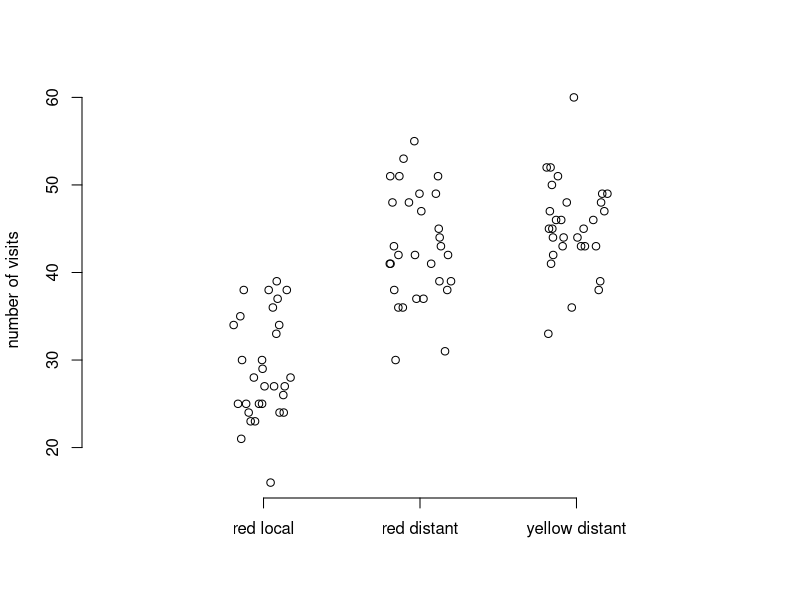

Recreate this plot in R.
## ---- chunk 1
#| label: load-packages
#| include: false
library(tidyverse)
palette <- c( "#FF5300", "#9ED80B", "#172869", "#43B629", "#8F92A1", "#1BB6AF")
library(emmeans)
library(car)
library(broom)
## ---- chunk 2

n.1 <- 30
n.2 <- 30
n.3 <- 30
mean.1 <- 29
mean.2 <- 42
mean.3 <- 46
sd.1 <- 6

set.seed(5)

#sample visits based on parameters above (the round function gives us integers)
group1 <- round(
  rnorm(n=n.1, mean=mean.1, sd=sd.1))
group2 <- round(
  rnorm(n=n.2, mean=mean.2, sd=sd.1))
group3 <- round(
  rnorm(n=n.3, mean=mean.3, sd=sd.1))

## but data together in a dataframe
simData <- data.frame(visits = c(group1, group2, group3), 
		    flowertype=as.factor(c(rep('redlocal', n.1), rep('reddistant', n.2),rep('yellowdistant',n.3))))

#look at it
plot(jitter(rep(c(0, .5,1), c(n.1, n.2,n.3))), simData$visits, bty="n", xlim=c(-.5,1.5),
     xlab = "", ylab = "number of visits", xaxt="n")
axis(1, at=c(0,.5,1), lab = c('red local','red distant','yellow distant'))

## ---- chunk 3
#code goes here
